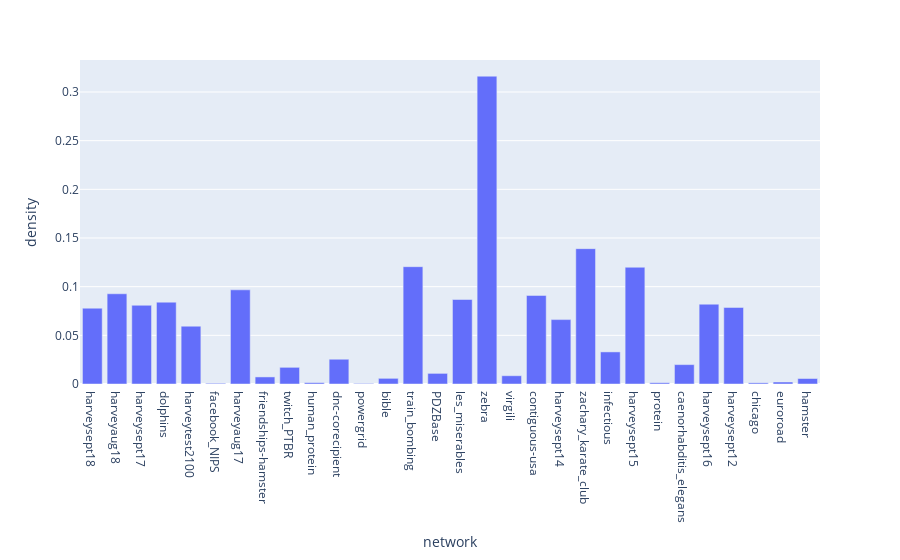

Notebook code for this chart:
### Code cell
fig = px.bar(dfd, x='network', y='density')
fig.show()

### Figure 1 — Plotly figure (JSON) as saved in the notebook; plotly's stock layout.template omitted (floating-point values rounded to 4 significant figures)
{"data": [{"alignmentgroup": "True", "hoverlabel": {"namelength": 0}, "hovertemplate": "network=%{x}<br>density=%{y}", "legendgroup": "", "marker": {"color": "#636efa"}, "name": "", "offsetgroup": "", "orientation": "v", "showlegend": false, "textposition": "auto", "type": "bar", "x": ["harveysept18", "harveyaug18", "harveysept17", "dolphins", "harveytest2100", "facebook_NIPS", "harveyaug17", "friendships-hamster", "twitch_PTBR", "human_protein", "dnc-corecipient", "powergrid", "bible", "train_bombing", "PDZBase", "les_miserables", "zebra", "virgili", "contiguous-usa", "harveysept14", "zachary_karate_club", "infectious", "harveysept15", "protein", "caenorhabditis_elegans", "harveysept16", "harveysept12", "chicago", "euroroad", "hamster"], "xaxis": "x", "y": [0.07788, 0.0927, 0.08086, 0.08408, 0.05939, 0.0007151, 0.09675, 0.007265, 0.01713, 0.001371, 0.02544, 0.0005403, 0.005813, 0.1205, 0.01091, 0.08681, 0.3162, 0.0085, 0.09099, 0.06616, 0.139, 0.03298, 0.1199, 0.001303, 0.01993, 0.082, 0.07865, 0.001207, 0.002058, 0.005654], "yaxis": "y"}], "layout": {"autosize": true, "barmode": "relative", "legend": {"tracegroupgap": 0}, "margin": {"t": 60}, "xaxis": {"anchor": "y", "autorange": true, "domain": [0, 1], "range": [-0.5, 29.5], "title": {"text": "network"}, "type": "category"}, "yaxis": {"anchor": "x", "autorange": true, "domain": [0, 1], "range": [0, 0.3329], "title": {"text": "density"}, "type": "linear"}}}
